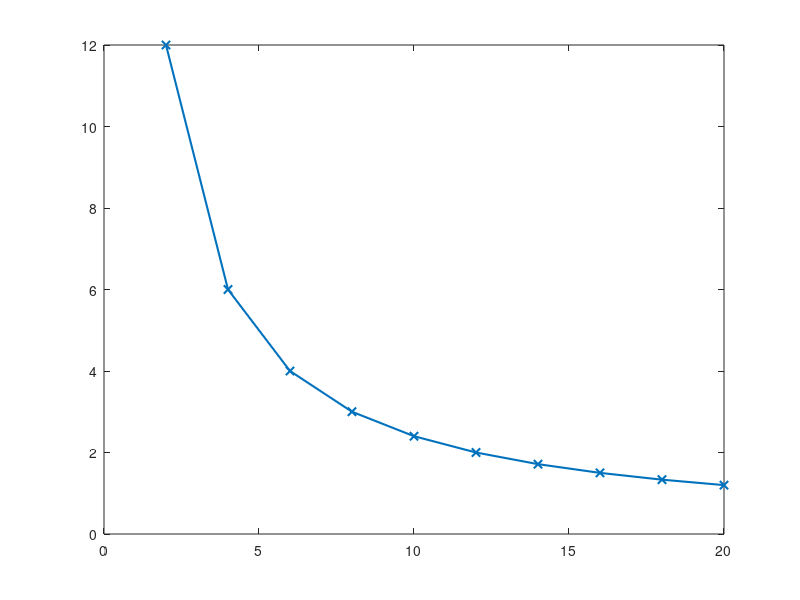

Reproduce this figure in MATLAB. (Note: this script raises an error after producing the figure.)
%% SESSION 2.2: LOOPS
% This script demonstrates for loops and while loops using engineering
% examples.

clc;
clear;
close all;

disp('SESSION 2.2: LOOPS');
disp('------------------');

%% Example 1: Current calculation for many resistors
V = 24;
R_values = 2:2:20;
I_values = zeros(size(R_values));

for k = 1:length(R_values)
    I_values(k) = V / R_values(k);
end

figure;
plot(R_values, I_values, '-x', 'LineWidth', 1.5);s

%% Example 2: Build a time vector manually
dt = 0.1;
N = 11;
t = zeros(1, N);

for n = 2:N
    t(n) = t(n-1) + dt;
end

disp('Generated time vector:');
disp(t);

%% Example 3: while loop threshold search
speed = 0;
step = 5;
count = 0;

while speed < 60
    speed = speed + step;
    count = count + 1;
end

fprintf('Reached speed %.1f after %d increments.\n', speed, count);

%% Example 4: Generate a table of squared values
n_values = 1:100;
square_values = zeros(size(n_values));

for k = 1:length(n_values)
    square_values(k) = n_values(k)^2;
end

disp('Squares table:');
disp(table(n_values', square_values', 'VariableNames', {'n', 'n_squared'}));

%% Plot current vs resistance
figure;
plot(R_values, I_values, '-o', 'LineWidth', 1.5);
xlabel('Resistance (Ohm)');
ylabel('Current (A)');
title('Current vs Resistance using a for-loop');
grid on;
